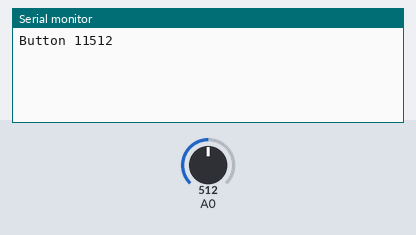
The sketch below on a simulated Arduino Uno, built with avr-gcc and run on an emulated ATmega328P. Parts: the last lines printed to the serial monitor. The inputs (shaded band) are chosen by the test bench; at power-on: A0 = 512. No radio packets arrive unless stated.

Above: at 1.2 s.
1.3 s: A0 set to 440
At 1.7 s:
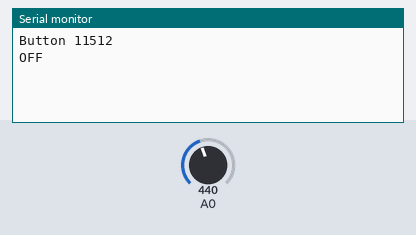
2.8 s: A0 set to 460
At 3.7 s:
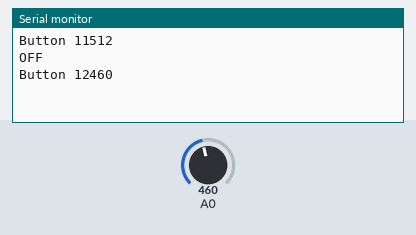

Measured:
- after the input at 1.3 s, the serial monitor: prints a new line after 0.09 s (image 1)
- after the input at 2.8 s, the serial monitor: prints a new line after 0.08 s (image 2)

The sketch:

keypad_offset.ino
```cpp
#include <SPI.h>
#include <nRF24L01.h>
#include <RF24.h>
const byte address[6] = "23470";
RF24 radio(10, 9); // CE, CSN

typedef struct {
  int button;
  bool has;
} PACKAGE;

void setup() {
  Serial.begin(115200);
  radio.begin();
  radio.openWritingPipe(address);
  radio.setPALevel(RF24_PA_MAX);
  radio.stopListening();
}

int prev = 0;
unsigned long ptime = 0;

int myabs(int x, int y)
{
  if(x>y)
    return x-y;
  return y-x;
}

void loop() {

  int key = 0;
  int val = analogRead(A0);
  delay(51);
  int prevval = analogRead(A0);
  if(myabs(val,prevval) <= 8)
  {

  PACKAGE p;

  if(val >= 977)
    key = 1;
  else if(val >= 893)
    key = 2;
  else if(val >= 822)
    key = 3;
  else if(val >= 761)
    key = 4;
  else if(val >= 708)
    key = 5;
  else if(val >= 662)
    key = 6;
  else if(val >= 620)
    key = 7;
  else if(val >= 585)
    key = 8;
  else if(val >= 554)
    key = 9;
  else if(val >= 525)
    key = 10;
  else if(val >= 500)
    key = 11;
  else if(val >= 450)
    key = 12;

  if(prev != key)
  {
    prev = key;
    if(key == 0)
      Serial.print("OFF");
    else
    {
      Serial.print("Button ");
      Serial.print(key);
      Serial.print(val);
      p.button = key + 100;
      p.has = true;
      radio.write(&p, sizeof(p));
      ptime = millis();
    }
    Serial.println();
  }
  if(millis() - ptime > 500)
  {
    ptime = millis();
    p.button = 0;
    p.has = false;
    radio.write(&p, sizeof(p));
  }
  }
  prevval = val;
}
```
